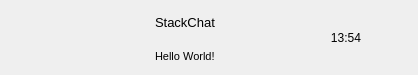
<?xml version="1.0" encoding="UTF-8"?>
<ui version="4.0">
 <class>ChatUserWid</class>
 <widget class="QWidget" name="ChatUserWid">
  <property name="geometry">
   <rect>
    <x>0</x>
    <y>0</y>
    <width>418</width>
    <height>75</height>
   </rect>
  </property>
  <property name="minimumSize">
   <size>
    <width>0</width>
    <height>75</height>
   </size>
  </property>
  <property name="maximumSize">
   <size>
    <width>16777215</width>
    <height>75</height>
   </size>
  </property>
  <property name="windowTitle">
   <string>Form</string>
  </property>
  <layout class="QHBoxLayout" name="horizontalLayout">
   <property name="spacing">
    <number>5</number>
   </property>
   <property name="leftMargin">
    <number>6</number>
   </property>
   <property name="topMargin">
    <number>2</number>
   </property>
   <property name="rightMargin">
    <number>6</number>
   </property>
   <property name="bottomMargin">
    <number>2</number>
   </property>
   <item>
    <widget class="QWidget" name="icon_wid" native="true">
     <property name="sizePolicy">
      <sizepolicy hsizetype="Fixed" vsizetype="Fixed">
       <horstretch>0</horstretch>
       <verstretch>0</verstretch>
      </sizepolicy>
     </property>
     <property name="minimumSize">
      <size>
       <width>60</width>
       <height>60</height>
      </size>
     </property>
     <property name="maximumSize">
      <size>
       <width>60</width>
       <height>60</height>
      </size>
     </property>
     <widget class="QLabel" name="icon_lb">
      <property name="geometry">
       <rect>
        <x>7</x>
        <y>12</y>
        <width>45</width>
        <height>45</height>
       </rect>
      </property>
      <property name="minimumSize">
       <size>
        <width>45</width>
        <height>45</height>
       </size>
      </property>
      <property name="maximumSize">
       <size>
        <width>45</width>
        <height>45</height>
       </size>
      </property>
      <property name="text">
       <string/>
      </property>
      <property name="alignment">
       <set>Qt::AlignCenter</set>
      </property>
     </widget>
     <widget class="QLabel" name="red_point">
      <property name="geometry">
       <rect>
        <x>27</x>
        <y>0</y>
        <width>30</width>
        <height>30</height>
       </rect>
      </property>
      <property name="minimumSize">
       <size>
        <width>30</width>
        <height>30</height>
       </size>
      </property>
      <property name="maximumSize">
       <size>
        <width>30</width>
        <height>30</height>
       </size>
      </property>
      <property name="text">
       <string/>
      </property>
     </widget>
    </widget>
   </item>
   <item>
    <widget class="QWidget" name="user_info_wid" native="true">
     <property name="minimumSize">
      <size>
       <width>120</width>
       <height>0</height>
      </size>
     </property>
     <property name="maximumSize">
      <size>
       <width>120</width>
       <height>16777215</height>
      </size>
     </property>
     <layout class="QVBoxLayout" name="verticalLayout">
      <property name="leftMargin">
       <number>2</number>
      </property>
      <property name="topMargin">
       <number>5</number>
      </property>
      <property name="rightMargin">
       <number>2</number>
      </property>
      <property name="bottomMargin">
       <number>5</number>
      </property>
      <item>
       <widget class="QLabel" name="user_name_lb">
        <property name="minimumSize">
         <size>
          <width>0</width>
          <height>30</height>
         </size>
        </property>
        <property name="maximumSize">
         <size>
          <width>16777215</width>
          <height>30</height>
         </size>
        </property>
        <property name="font">
         <font>
          <pointsize>10</pointsize>
         </font>
        </property>
        <property name="text">
         <string>StackChat</string>
        </property>
       </widget>
      </item>
      <item>
       <widget class="QLabel" name="user_chat_lb">
        <property name="minimumSize">
         <size>
          <width>0</width>
          <height>30</height>
         </size>
        </property>
        <property name="maximumSize">
         <size>
          <width>130</width>
          <height>30</height>
         </size>
        </property>
        <property name="font">
         <font>
          <pointsize>8</pointsize>
         </font>
        </property>
        <property name="text">
         <string>Hello World!</string>
        </property>
       </widget>
      </item>
     </layout>
    </widget>
   </item>
   <item>
    <widget class="QWidget" name="time_wid" native="true">
     <property name="sizePolicy">
      <sizepolicy hsizetype="Fixed" vsizetype="Fixed">
       <horstretch>0</horstretch>
       <verstretch>0</verstretch>
      </sizepolicy>
     </property>
     <property name="minimumSize">
      <size>
       <width>50</width>
       <height>50</height>
      </size>
     </property>
     <property name="maximumSize">
      <size>
       <width>50</width>
       <height>50</height>
      </size>
     </property>
     <widget class="QLabel" name="time_lb">
      <property name="geometry">
       <rect>
        <x>0</x>
        <y>20</y>
        <width>54</width>
        <height>12</height>
       </rect>
      </property>
      <property name="text">
       <string>13:54</string>
      </property>
      <property name="alignment">
       <set>Qt::AlignCenter</set>
      </property>
     </widget>
    </widget>
   </item>
  </layout>
 </widget>
 <resources/>
 <connections/>
</ui>
